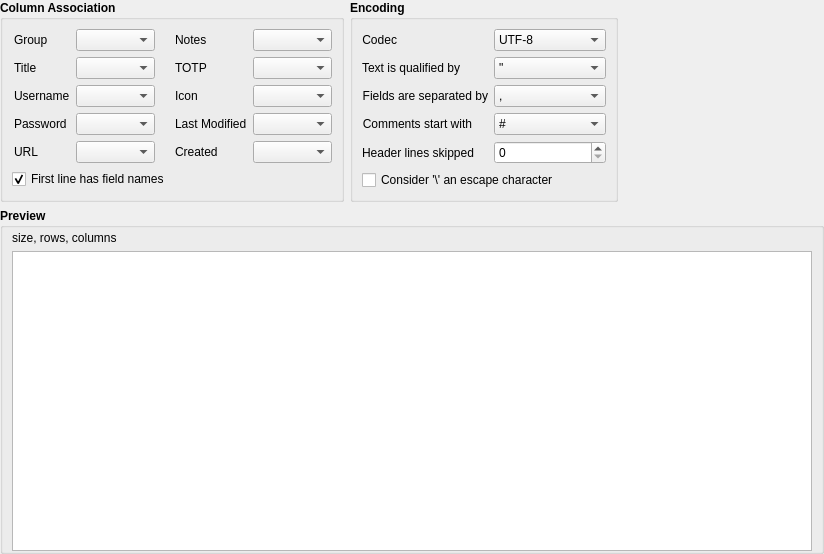
<?xml version="1.0" encoding="UTF-8"?>
<ui version="4.0">
 <class>CsvImportWidget</class>
 <widget class="QWidget" name="CsvImportWidget">
  <property name="geometry">
   <rect>
    <x>0</x>
    <y>0</y>
    <width>820</width>
    <height>523</height>
   </rect>
  </property>
  <property name="windowTitle">
   <string/>
  </property>
  <layout class="QVBoxLayout" name="verticalLayout_2">
   <property name="leftMargin">
    <number>0</number>
   </property>
   <property name="topMargin">
    <number>0</number>
   </property>
   <property name="rightMargin">
    <number>0</number>
   </property>
   <property name="bottomMargin">
    <number>0</number>
   </property>
   <item>
    <layout class="QHBoxLayout" name="parserOptionsLayout">
     <item>
      <widget class="QGroupBox" name="ColumnAssociation">
       <property name="font">
        <font>
         <weight>75</weight>
         <bold>true</bold>
        </font>
       </property>
       <property name="title">
        <string>Column Association</string>
       </property>
       <layout class="QGridLayout" name="gridLayout">
        <item row="2" column="3">
         <widget class="QLabel" name="iconLabel">
          <property name="font">
           <font>
            <weight>50</weight>
            <bold>false</bold>
           </font>
          </property>
          <property name="text">
           <string>Icon</string>
          </property>
          <property name="alignment">
           <set>Qt::AlignLeading|Qt::AlignLeft|Qt::AlignVCenter</set>
          </property>
          <property name="indent">
           <number>2</number>
          </property>
         </widget>
        </item>
        <item row="1" column="3">
         <widget class="QLabel" name="totpLabel">
          <property name="font">
           <font>
            <weight>50</weight>
            <bold>false</bold>
           </font>
          </property>
          <property name="text">
           <string>TOTP</string>
          </property>
          <property name="alignment">
           <set>Qt::AlignLeading|Qt::AlignLeft|Qt::AlignVCenter</set>
          </property>
          <property name="indent">
           <number>2</number>
          </property>
         </widget>
        </item>
        <item row="0" column="4">
         <widget class="QComboBox" name="notesCombo">
          <property name="maximumSize">
           <size>
            <width>200</width>
            <height>16777215</height>
           </size>
          </property>
          <property name="sizeAdjustPolicy">
           <enum>QComboBox::AdjustToContents</enum>
          </property>
         </widget>
        </item>
        <item row="0" column="3">
         <widget class="QLabel" name="notesLabel">
          <property name="font">
           <font>
            <weight>50</weight>
            <bold>false</bold>
           </font>
          </property>
          <property name="text">
           <string>Notes</string>
          </property>
          <property name="alignment">
           <set>Qt::AlignLeading|Qt::AlignLeft|Qt::AlignVCenter</set>
          </property>
          <property name="indent">
           <number>2</number>
          </property>
         </widget>
        </item>
        <item row="1" column="0">
         <widget class="QLabel" name="titleLabel">
          <property name="font">
           <font>
            <weight>50</weight>
            <bold>false</bold>
           </font>
          </property>
          <property name="text">
           <string>Title</string>
          </property>
          <property name="alignment">
           <set>Qt::AlignLeading|Qt::AlignLeft|Qt::AlignVCenter</set>
          </property>
          <property name="indent">
           <number>2</number>
          </property>
         </widget>
        </item>
        <item row="4" column="1">
         <widget class="QComboBox" name="urlCombo">
          <property name="maximumSize">
           <size>
            <width>200</width>
            <height>16777215</height>
           </size>
          </property>
          <property name="sizeAdjustPolicy">
           <enum>QComboBox::AdjustToContents</enum>
          </property>
         </widget>
        </item>
        <item row="1" column="4">
         <widget class="QComboBox" name="totpCombo">
          <property name="maximumSize">
           <size>
            <width>200</width>
            <height>16777215</height>
           </size>
          </property>
          <property name="sizeAdjustPolicy">
           <enum>QComboBox::AdjustToContents</enum>
          </property>
         </widget>
        </item>
        <item row="4" column="4">
         <widget class="QComboBox" name="createdCombo">
          <property name="maximumSize">
           <size>
            <width>200</width>
            <height>16777215</height>
           </size>
          </property>
          <property name="sizeAdjustPolicy">
           <enum>QComboBox::AdjustToContents</enum>
          </property>
         </widget>
        </item>
        <item row="1" column="1">
         <widget class="QComboBox" name="titleCombo">
          <property name="maximumSize">
           <size>
            <width>200</width>
            <height>16777215</height>
           </size>
          </property>
          <property name="sizeAdjustPolicy">
           <enum>QComboBox::AdjustToContents</enum>
          </property>
         </widget>
        </item>
        <item row="5" column="0" colspan="5">
         <widget class="QCheckBox" name="checkBoxFieldNames">
          <property name="font">
           <font>
            <weight>50</weight>
            <bold>false</bold>
           </font>
          </property>
          <property name="text">
           <string>First line has field names</string>
          </property>
          <property name="checked">
           <bool>true</bool>
          </property>
         </widget>
        </item>
        <item row="2" column="4">
         <widget class="QComboBox" name="iconCombo">
          <property name="maximumSize">
           <size>
            <width>200</width>
            <height>16777215</height>
           </size>
          </property>
          <property name="sizeAdjustPolicy">
           <enum>QComboBox::AdjustToContents</enum>
          </property>
         </widget>
        </item>
        <item row="2" column="1">
         <widget class="QComboBox" name="usernameCombo">
          <property name="maximumSize">
           <size>
            <width>200</width>
            <height>16777215</height>
           </size>
          </property>
          <property name="sizeAdjustPolicy">
           <enum>QComboBox::AdjustToContents</enum>
          </property>
         </widget>
        </item>
        <item row="3" column="0">
         <widget class="QLabel" name="passwordLabel">
          <property name="font">
           <font>
            <weight>50</weight>
            <bold>false</bold>
           </font>
          </property>
          <property name="text">
           <string>Password</string>
          </property>
          <property name="alignment">
           <set>Qt::AlignLeading|Qt::AlignLeft|Qt::AlignVCenter</set>
          </property>
          <property name="indent">
           <number>2</number>
          </property>
         </widget>
        </item>
        <item row="0" column="0">
         <widget class="QLabel" name="groupLabel">
          <property name="font">
           <font>
            <weight>50</weight>
            <bold>false</bold>
           </font>
          </property>
          <property name="text">
           <string>Group</string>
          </property>
          <property name="alignment">
           <set>Qt::AlignLeading|Qt::AlignLeft|Qt::AlignVCenter</set>
          </property>
          <property name="indent">
           <number>2</number>
          </property>
         </widget>
        </item>
        <item row="3" column="1">
         <widget class="QComboBox" name="passwordCombo">
          <property name="maximumSize">
           <size>
            <width>200</width>
            <height>16777215</height>
           </size>
          </property>
          <property name="sizeAdjustPolicy">
           <enum>QComboBox::AdjustToContents</enum>
          </property>
         </widget>
        </item>
        <item row="2" column="0">
         <widget class="QLabel" name="usernameLabel">
          <property name="font">
           <font>
            <weight>50</weight>
            <bold>false</bold>
           </font>
          </property>
          <property name="text">
           <string>Username</string>
          </property>
          <property name="alignment">
           <set>Qt::AlignLeading|Qt::AlignLeft|Qt::AlignVCenter</set>
          </property>
          <property name="indent">
           <number>2</number>
          </property>
         </widget>
        </item>
        <item row="4" column="0">
         <widget class="QLabel" name="urlLabel">
          <property name="font">
           <font>
            <weight>50</weight>
            <bold>false</bold>
           </font>
          </property>
          <property name="text">
           <string>URL</string>
          </property>
          <property name="alignment">
           <set>Qt::AlignLeading|Qt::AlignLeft|Qt::AlignVCenter</set>
          </property>
          <property name="indent">
           <number>2</number>
          </property>
         </widget>
        </item>
        <item row="3" column="4">
         <widget class="QComboBox" name="lastModifiedCombo">
          <property name="maximumSize">
           <size>
            <width>200</width>
            <height>16777215</height>
           </size>
          </property>
          <property name="sizeAdjustPolicy">
           <enum>QComboBox::AdjustToContents</enum>
          </property>
         </widget>
        </item>
        <item row="4" column="3">
         <widget class="QLabel" name="createdLabel">
          <property name="font">
           <font>
            <weight>50</weight>
            <bold>false</bold>
           </font>
          </property>
          <property name="text">
           <string>Created</string>
          </property>
          <property name="alignment">
           <set>Qt::AlignLeading|Qt::AlignLeft|Qt::AlignVCenter</set>
          </property>
          <property name="indent">
           <number>2</number>
          </property>
         </widget>
        </item>
        <item row="0" column="1">
         <widget class="QComboBox" name="groupCombo">
          <property name="maximumSize">
           <size>
            <width>200</width>
            <height>16777215</height>
           </size>
          </property>
          <property name="sizeAdjustPolicy">
           <enum>QComboBox::AdjustToContents</enum>
          </property>
         </widget>
        </item>
        <item row="3" column="3">
         <widget class="QLabel" name="lastModifiedLabel">
          <property name="font">
           <font>
            <weight>50</weight>
            <bold>false</bold>
           </font>
          </property>
          <property name="text">
           <string>Last Modified</string>
          </property>
          <property name="alignment">
           <set>Qt::AlignLeading|Qt::AlignLeft|Qt::AlignVCenter</set>
          </property>
          <property name="indent">
           <number>2</number>
          </property>
         </widget>
        </item>
        <item row="0" column="2">
         <spacer name="horizontalSpacer_2">
          <property name="orientation">
           <enum>Qt::Horizontal</enum>
          </property>
          <property name="sizeType">
           <enum>QSizePolicy::Fixed</enum>
          </property>
          <property name="sizeHint" stdset="0">
           <size>
            <width>6</width>
            <height>20</height>
           </size>
          </property>
         </spacer>
        </item>
       </layout>
      </widget>
     </item>
     <item>
      <widget class="QGroupBox" name="Encoding">
       <property name="font">
        <font>
         <weight>75</weight>
         <bold>true</bold>
        </font>
       </property>
       <property name="title">
        <string>Encoding</string>
       </property>
       <layout class="QFormLayout" name="formLayout">
        <item row="0" column="0">
         <widget class="QLabel" name="labelCodec">
          <property name="font">
           <font>
            <weight>50</weight>
            <bold>false</bold>
           </font>
          </property>
          <property name="text">
           <string>Codec</string>
          </property>
          <property name="alignment">
           <set>Qt::AlignRight|Qt::AlignTrailing|Qt::AlignVCenter</set>
          </property>
         </widget>
        </item>
        <item row="0" column="1">
         <widget class="QComboBox" name="comboBoxCodec">
          <property name="font">
           <font>
            <weight>50</weight>
            <bold>false</bold>
           </font>
          </property>
          <property name="accessibleName">
           <string>Codec</string>
          </property>
          <property name="editable">
           <bool>false</bool>
          </property>
          <property name="currentText">
           <string notr="true">UTF-8</string>
          </property>
          <item>
           <property name="text">
            <string notr="true">UTF-8</string>
           </property>
          </item>
          <item>
           <property name="text">
            <string notr="true">Windows-1252</string>
           </property>
          </item>
          <item>
           <property name="text">
            <string notr="true">UTF-16</string>
           </property>
          </item>
          <item>
           <property name="text">
            <string notr="true">UTF-16LE</string>
           </property>
          </item>
         </widget>
        </item>
        <item row="1" column="0">
         <widget class="QLabel" name="labelTextQualifier">
          <property name="font">
           <font>
            <weight>50</weight>
            <bold>false</bold>
           </font>
          </property>
          <property name="text">
           <string>Text is qualified by</string>
          </property>
          <property name="alignment">
           <set>Qt::AlignRight|Qt::AlignTrailing|Qt::AlignVCenter</set>
          </property>
         </widget>
        </item>
        <item row="1" column="1">
         <widget class="QComboBox" name="comboBoxTextQualifier">
          <property name="font">
           <font>
            <weight>50</weight>
            <bold>false</bold>
           </font>
          </property>
          <property name="accessibleName">
           <string>Text qualification</string>
          </property>
          <property name="editable">
           <bool>false</bool>
          </property>
          <property name="currentText">
           <string notr="true">&quot;</string>
          </property>
          <item>
           <property name="text">
            <string notr="true">&quot;</string>
           </property>
          </item>
          <item>
           <property name="text">
            <string notr="true">'</string>
           </property>
          </item>
          <item>
           <property name="text">
            <string notr="true">:</string>
           </property>
          </item>
          <item>
           <property name="text">
            <string notr="true">.</string>
           </property>
          </item>
          <item>
           <property name="text">
            <string notr="true">|</string>
           </property>
          </item>
         </widget>
        </item>
        <item row="2" column="0">
         <widget class="QLabel" name="labelFieldSeparator">
          <property name="font">
           <font>
            <weight>50</weight>
            <bold>false</bold>
           </font>
          </property>
          <property name="text">
           <string>Fields are separated by</string>
          </property>
          <property name="alignment">
           <set>Qt::AlignRight|Qt::AlignTrailing|Qt::AlignVCenter</set>
          </property>
         </widget>
        </item>
        <item row="2" column="1">
         <widget class="QComboBox" name="comboBoxFieldSeparator">
          <property name="font">
           <font>
            <weight>50</weight>
            <bold>false</bold>
           </font>
          </property>
          <property name="accessibleName">
           <string>Field separation</string>
          </property>
          <property name="editable">
           <bool>false</bool>
          </property>
          <property name="currentText">
           <string notr="true">,</string>
          </property>
          <item>
           <property name="text">
            <string notr="true">,</string>
           </property>
          </item>
          <item>
           <property name="text">
            <string notr="true">;</string>
           </property>
          </item>
          <item>
           <property name="text">
            <string notr="true">-</string>
           </property>
          </item>
          <item>
           <property name="text">
            <string notr="true">:</string>
           </property>
          </item>
          <item>
           <property name="text">
            <string notr="true">.</string>
           </property>
          </item>
          <item>
           <property name="text">
            <string notr="true">TAB (\t)</string>
           </property>
          </item>
         </widget>
        </item>
        <item row="3" column="0">
         <widget class="QLabel" name="labelComments">
          <property name="font">
           <font>
            <weight>50</weight>
            <bold>false</bold>
           </font>
          </property>
          <property name="text">
           <string>Comments start with</string>
          </property>
          <property name="alignment">
           <set>Qt::AlignRight|Qt::AlignTrailing|Qt::AlignVCenter</set>
          </property>
         </widget>
        </item>
        <item row="3" column="1">
         <widget class="QComboBox" name="comboBoxComment">
          <property name="font">
           <font>
            <weight>50</weight>
            <bold>false</bold>
           </font>
          </property>
          <property name="accessibleName">
           <string>Comments start with</string>
          </property>
          <property name="editable">
           <bool>false</bool>
          </property>
          <property name="currentText">
           <string notr="true">#</string>
          </property>
          <item>
           <property name="text">
            <string notr="true">#</string>
           </property>
          </item>
          <item>
           <property name="text">
            <string notr="true">;</string>
           </property>
          </item>
          <item>
           <property name="text">
            <string notr="true">:</string>
           </property>
          </item>
          <item>
           <property name="text">
            <string notr="true">@</string>
           </property>
          </item>
         </widget>
        </item>
        <item row="4" column="0">
         <widget class="QLabel" name="labelSkipRows">
          <property name="font">
           <font>
            <weight>50</weight>
            <bold>false</bold>
           </font>
          </property>
          <property name="text">
           <string>Header lines skipped</string>
          </property>
          <property name="alignment">
           <set>Qt::AlignRight|Qt::AlignTrailing|Qt::AlignVCenter</set>
          </property>
         </widget>
        </item>
        <item row="4" column="1">
         <widget class="QSpinBox" name="spinBoxSkip">
          <property name="font">
           <font>
            <weight>50</weight>
            <bold>false</bold>
           </font>
          </property>
          <property name="accessibleName">
           <string>Number of header lines to discard</string>
          </property>
         </widget>
        </item>
        <item row="5" column="0" colspan="2">
         <widget class="QCheckBox" name="checkBoxBackslash">
          <property name="font">
           <font>
            <weight>50</weight>
            <bold>false</bold>
           </font>
          </property>
          <property name="text">
           <string>Consider '\' an escape character</string>
          </property>
         </widget>
        </item>
       </layout>
      </widget>
     </item>
     <item>
      <spacer name="horizontalSpacer">
       <property name="orientation">
        <enum>Qt::Horizontal</enum>
       </property>
       <property name="sizeHint" stdset="0">
        <size>
         <width>40</width>
         <height>20</height>
        </size>
       </property>
      </spacer>
     </item>
    </layout>
   </item>
   <item>
    <widget class="QGroupBox" name="previewLayout">
     <property name="font">
      <font>
       <weight>75</weight>
       <bold>true</bold>
      </font>
     </property>
     <property name="title">
      <string>Preview</string>
     </property>
     <property name="checkable">
      <bool>false</bool>
     </property>
     <layout class="QVBoxLayout" name="verticalLayout" stretch="0,0">
      <property name="topMargin">
       <number>3</number>
      </property>
      <property name="bottomMargin">
       <number>0</number>
      </property>
      <item>
       <widget class="QLabel" name="labelSizeRowsCols">
        <property name="font">
         <font>
          <weight>50</weight>
          <bold>false</bold>
         </font>
        </property>
        <property name="text">
         <string>size, rows, columns</string>
        </property>
       </widget>
      </item>
      <item>
       <widget class="QTableView" name="tableViewFields">
        <property name="sizePolicy">
         <sizepolicy hsizetype="Expanding" vsizetype="Expanding">
          <horstretch>0</horstretch>
          <verstretch>0</verstretch>
         </sizepolicy>
        </property>
        <property name="minimumSize">
         <size>
          <width>800</width>
          <height>300</height>
         </size>
        </property>
        <property name="font">
         <font>
          <weight>50</weight>
          <bold>false</bold>
         </font>
        </property>
        <property name="accessibleName">
         <string>CSV import preview</string>
        </property>
        <property name="cornerButtonEnabled">
         <bool>false</bool>
        </property>
        <attribute name="horizontalHeaderVisible">
         <bool>true</bool>
        </attribute>
       </widget>
      </item>
     </layout>
    </widget>
   </item>
  </layout>
 </widget>
 <tabstops>
  <tabstop>comboBoxCodec</tabstop>
  <tabstop>comboBoxTextQualifier</tabstop>
  <tabstop>comboBoxFieldSeparator</tabstop>
  <tabstop>comboBoxComment</tabstop>
  <tabstop>tableViewFields</tabstop>
 </tabstops>
 <resources/>
 <connections/>
</ui>
